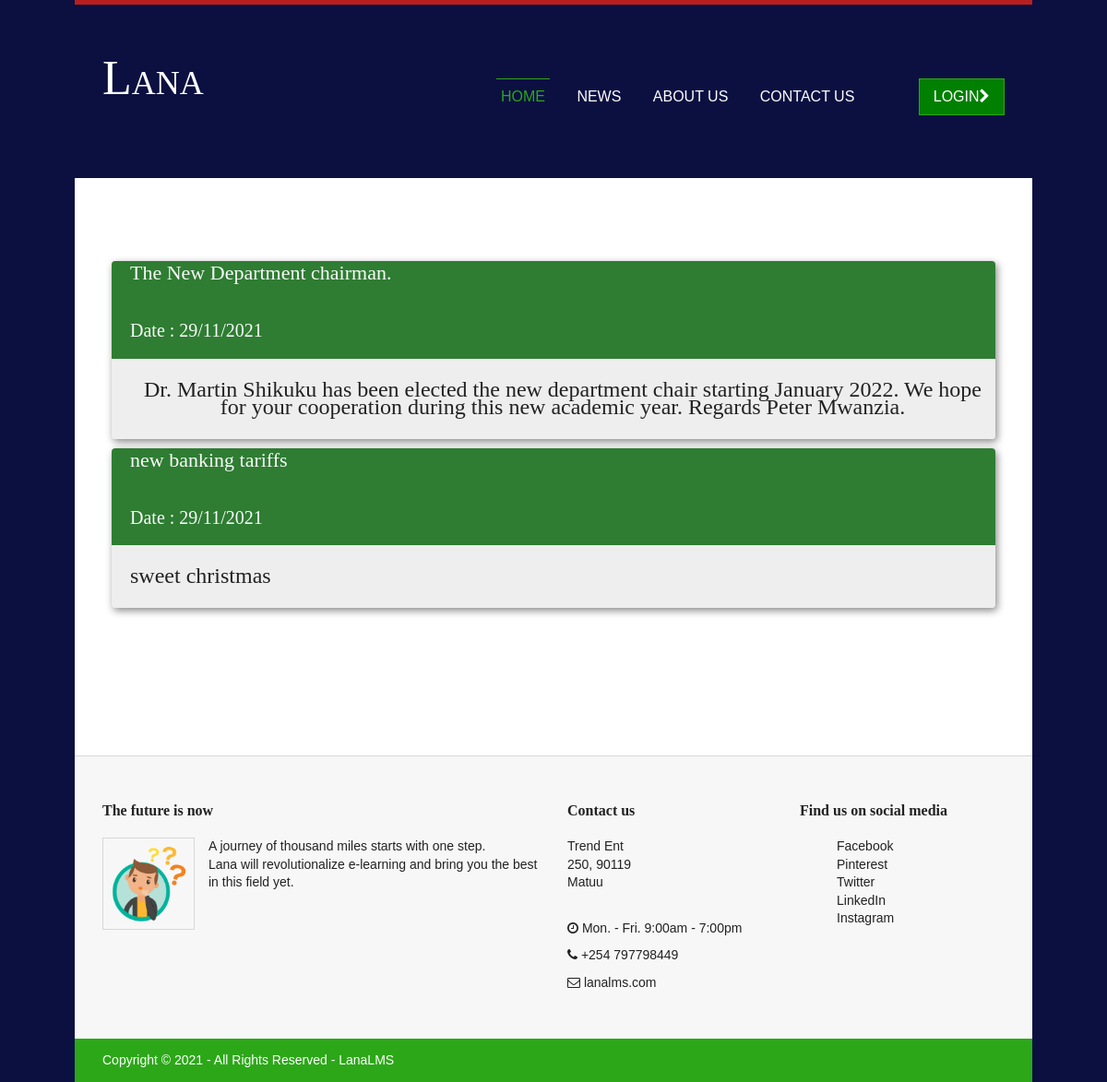
Page /pages/news.php on the committed database.
### tables this page shows
CREATE TABLE `news` (
  `id` int(255) NOT NULL,
  `title` varchar(300) NOT NULL,
  `created` varchar(255) NOT NULL
);

CREATE TABLE `news_body` (
  `id` int(255) NOT NULL,
  `body` longtext NOT NULL
);

### pages/news.php (the view, shortened to what this page needs)
<?php
    include "connect.php";
?>
<!DOCTYPE html>
<html>
<head>
<link href="../layout/styles/layout.css" rel="stylesheet" type="text/css" media="all">
<link href="news_style.css" rel="stylesheet" type="text/css" media="all">
<link href="search.css" rel="stylesheet" type="text/css" media="all">
    <link rel="stylesheet" href="https://cdnjs.cloudflare.com/ajax/libs/font-awesome/4.7.0/css/font-awesome.min.css">
</head>
<body style="background-color: #0B1041;" id="top">
<div class="wrapper row1">
  <header id="header" class="clear">
    <div id="logo" class="fl_left">
      <h1><a href="../index.html">Lana</a></h1>
    </div>
    <nav id="mainav" class="fl_right">
        <ul class="clear">
            <li class="active"><a href="../index.html">Home</a></li>
                <li><a href="news.php">News</a></li>
                <li><a href="aboutus.php">About us</a></li>
                <li><a href="contactus.php">Contact us &nbsp&nbsp&nbsp&nbsp&nbsp&nbsp&nbsp&nbsp</a></li>
             <a class="badge uppercase" style="background-color: green;color: white;" href="login.html">LOGIN<i class="icon-chevron-right"></i></a>
          </ul><br>
    </nav>
  </header>
</div>
<div class="wrapper row3">
  <main id="container" class="clear">
    <div class="center push80">
       <?php
            $sql0 = "SELECT id, title, created FROM news ORDER BY created DESC";
            $result = $conn->query($sql0);
            if ($result->num_rows > 0) {
            while($row = $result->fetch_assoc()) {
                $id = $row["id"];
                $sql1 = "SELECT body FROM news_body WHERE id=$id";
                $result1 = $conn->query($sql1); ?>
                <div class="flex-item">
                    <div class="flex-container-title">
                        <h1 id="title"><?php echo $row["title"] . "<br>"; ?></h1>
                    </div>
                    <div class="flex-container-title">
                        <p id="date"><?php echo "Date : " .
                            date("d/m/Y", strtotime($row["created"])); ?></p>
                    </div>
                    <div class="flex-container-body">
                        <p id="news_body"><?php while($row1 = $result1->fetch_assoc()) {
                            echo $row1["body"]; } ?></p>
                    </div>
                </div>
            <?php }
            } else {
                echo "No news available ! Please post some.";
            }
        ?>
    </div>
  </main>
</div>
<div class="wrapper row4">
<footer id="footer" class="clear">
    <div class="one_half first">
      <h6 class="title">The future is now</h6>
      <img class="imgl pad5 borderedbox" style="height: 100px; width: 100px;" src="../images/demo/cool2.png" alt="Student">
      <p>A journey of  thousand miles starts with one step. <br>
        Lana will revolutionalize e-learning and bring
        you the best in this field yet.
      </p>
    </div>
    <div class="one_quarter">
      <h6 class="title">Contact us</h6>
      <address class="push30">
      Trend Ent<br>
      250, 90119<br>
      Matuu<br>
           </address>
      <ul class="nospace">
        <li class="push10"><i class="icon-time"></i> Mon. - Fri. 9:00am - 7:00pm</li>
        <li class="push10"><i class="icon-phone"></i> +254 797798449</li>
        <li><i class="icon-envelope-alt"></i> lanalms.com</li>
      </ul>
    </div>
    <div class="one_quarter">
      <h6 class="title">Find us on social media</h6>
      <ul class="faico clear" style=" list-style-type:none;" >
            <li><a class="faicon-facebook" href="https://www.facebook.com">Facebook</a></li>
            <li><a class="faicon-pinterest" href="https://www.pinterest.com">Pinterest</i></a></li>
            <li><a class="faicon-twitter" href="https://www.twitter.com">Twitter</i></a></li>
            <li><a class="faicon-linkedin" href="https://www.linkedin.com">LinkedIn</i></a></li>
            <li><a class="faicon-instagram" href="https://www.instagram.com">Instagram</i></a></li>
          </ul>
    </div>
  </footer>
</div>
<div class="wrapper row5">
  <div id="copyright" class="clear">
    <p class="fl_left">Copyright &copy; 2021 - All Rights Reserved - <a href="#">LanaLMS</a></p>
  </div>
</div>
</body>
</html>

### layout/styles/layout.css (style rules this page uses)
.row1 { border-top: 5px solid; }
.row4 { border-top: 1px solid; }
#header { padding: 50px 0; }
#logo h1 { margin: 0; padding: 0; font-size: 52px; font-variant: small-caps; }
.fl_right, .imgr { float: right; }
#container { padding: 80px 0; }
.badge { display: inline-block; margin: 10px 0 0 0; padding: 10px 15px; border: 1px solid; }
#footer { padding: 50px 0; }
#footer .title { font-size: 16px; font-weight: bold; }
nav ul, nav ol { margin: 0; padding: 0; list-style: none; }
#mainav { margin-top: 20px; line-height: normal; font-size: 16px; text-transform: uppercase; }
#mainav li { display: inline-block; position: relative; margin: 0 20px 0 0; padding: 0; }
#mainav li a { display: block; padding: 10px 5px; border: solid; border-width: 1px 0 0 0; }
body { color: #FFFFFF; background-color: #0B1041; }
a { color: #B91E1E; }
hr, .borderedbox { border-color: #D7D7D7; }
.row1, .row1 a { color: #FFFFFF; background-color: inherit; }
.row1 { border-color: #B91E1E; }
.row3 { color: #222222; background-color: #FFFFFF; }
.row4, .row4 a { color: #222222; background-color: #F7F7F7; }
.row4 { border-color: #D7D7D7; }
.row5, .row5 a { color: #FFFFFF; background-color: #2ca718; }
.hovered:hover, .badge { border-color: #2ca718; }
.badge { color: #666666; }
#mainav li a { color: inherit; border-color: transparent; }
#mainav .active a, #mainav a:hover, #mainav li:hover>a { color: #2CA718; border-color: #2CA718; }

### pages/news_style.css (style rules this page uses)
.flex-item { -webkit-flex-direction: column; flex-direction: column; flex: 1 1 550px; background-color: #EEEEEE; width: auto; height: auto; max-height: 65vh; margin: 10px; overflow-y: auto; box-shadow: 2px 3px 8px #888888; border-radius: 4px; }
.flex-container-title { display: -webkit-flex; display: flex; width: auto; height: auto; background-color: #2E7D32; }
.flex-container-body { display: -webkit-flex; display: flex; background-color: #EEEEEE; }
h1[id="title"] { margin-left: 20px; font-family: Roboto-Thin; color: #FAFAFA; }
p[id="date"] { font-size: 20px; color: #FAFAFA; margin-left: 20px; font-family: Roboto-Regular; }
p[id="news_body"] { font-size: 24px; margin-left: 20px; font-family: Roboto-Regular; }

### pages/search.css (style rules this page uses)
* { box-sizing: border-box; }

### layout/styles/framework.css (style rules this page uses)
html { overflow-y: scroll; }
body { margin: 0; padding: 0; font-size: 14px; line-height: 1.4em; }
.center { text-align: center; }
.uppercase { text-transform: uppercase; }
.nospace { margin: 0; padding: 0; list-style: none; }
.borderedbox { border: 1px solid; }
.clear { display: block; }
.clear::before, .clear::after { display: table; content: ""; }
.clear, .clear::after { clear: both; }
a { outline: none; text-decoration: none; }
.fl_left, .imgl { float: left; }
.fl_right, .imgr { float: right; }
img { width: auto; max-width: 100%; height: auto; margin: 0; padding: 0; border: none; line-height: normal; vertical-align: middle; }
.imgl { margin: 0 15px 10px 0; clear: left; }
body, input, textarea, select { font-family: Verdana, Geneva, sans-serif; }
h1, h2, h3, h4, h5, h6, .heading { font-family: Georgia, "Times New Roman", Times, serif; }
h1, h2, h3, h4, h5, h6, .heading { margin: 0 0 20px 0; font-size: 22px; line-height: normal; font-weight: normal; }
address { font-style: normal; font-weight: normal; }
.wrapper { display: block; width: 1038px; margin: 0 auto; padding: 0; text-align: left; word-wrap: break-word; }
#header, #breadcrumb, #container, #footer, #copyright { display: block; width: 978px; margin: 0 auto; }
address, article, aside, figcaption, figure, footer, header, main, nav, section { display: block; margin: 0; padding: 0; }
.one_half, .one_third, .two_third, .one_quarter, .two_quarter, .three_quarter { display: inline-block; float: left; margin: 0 0 0 3.06748466257669%; list-style: none; box-sizing: border-box; }
.one_half:first-child, .one_third:first-child, .two_third:first-child, .one_quarter:first-child, .two_quarter:first-child, .three_quarter:first-child { margin-left: 0; }
.first { clear: left; }
.first, .nogutter { margin-left: 0; }
.one_quarter { width: 22.69938650306748%; }
.one_half, .two_quarter { width: 48.46625766871166%; }
.push10 { margin-bottom: 10px; }
.push30 { margin-bottom: 30px; }
.push80 { margin-bottom: 80px; }
.pad5 { padding: 5px; }

### rows in the picture
news: title "The New Department chairman.", created "29/11/2021"
news_body: body "Dr. Martin Shikuku has been elected the new department chair starting January 2022. We hope for your cooperation during this new academic year. Regards Peter Mwanzia."
news: title "new banking tariffs", created "29/11/2021"
news_body: body "sweet christmas"
